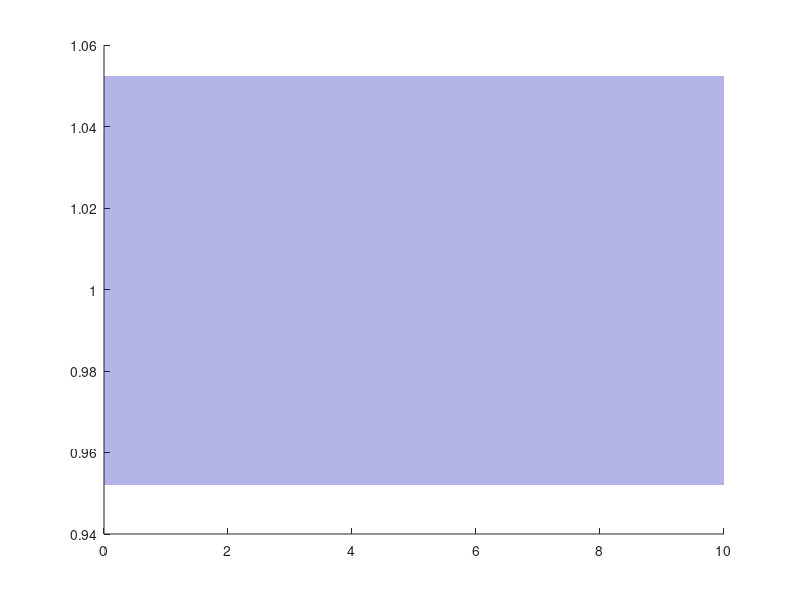

The MATLAB source for this figure: (Note: this script raises an error after producing the figure.)
t = 0:0.01:10;

lambda = [-0.5+3j, -0.5-3j, -1];

num = abs(prod(lambda));
den = poly(lambda);
sys = tf(num, den);
[y, t_out] = step(sys, t);

y_inf = y(end);

[y_max, idx_max] = max(y);
Mp = (y_max - y_inf) / y_inf * 100;
t_max = t_out(idx_max);

lower_bound = 0.95 * y_inf;
upper_bound = 1.05 * y_inf;

tp_index = find((y < lower_bound) | (y > upper_bound), 1, 'last');
if isempty(tp_index)
    tp = 0;
else
    if tp_index + 1 <= length(t_out)
        tp = t_out(tp_index + 1);
    else
        tp = t_out(end);
    end
end

figure('Color', 'white', 'Position', [100, 100, 700, 350]);
hold on;

x_fill = [t_out(:); flipud(t_out(:))];
y_fill = [upper_bound*ones(size(t_out(:))); flipud(lower_bound*ones(size(t_out(:))))];
h_fill = fill(x_fill, y_fill, [0, 0, 0.7], 'FaceAlpha', 0.3, 'EdgeColor', 'none');

uistack(h_fill, 'bottom')

h_plot = plot(t_out, y, 'b-', 'LineWidth', 2.5, 'Color', [0, 0, 0.7]);

h_ymax = plot([0, t_max], [y_max, y_max], 'k--', 'LineWidth', 1.5);



text(-0.3, y_max + 0.01, 'y_{max}', ...
    'HorizontalAlignment', 'right', ...
    'VerticalAlignment', 'bottom', ... 
    'FontSize', 12, 'Color', 'black', 'FontWeight', 'bold');


if tp > 0
    h_tp = plot([tp, tp], [0, lower_bound], 'r--', 'LineWidth', 1.5, 'Color', [0.8, 0, 0]);

    text(tp+0.2, -0.011, sprintf('t_p', tp), ...
     'HorizontalAlignment', 'center', 'VerticalAlignment', 'top', ...
     'FontSize', 12, 'Color', [0.8, 0, 0], 'FontWeight', 'bold');
end

h_yinf = plot([0, t_out(end)], [y_inf, y_inf], 'k--', 'LineWidth', 1.5);

text(-0.3, y_inf, sprintf('y_{∞}', y_inf), ...
     'HorizontalAlignment', 'right', 'VerticalAlignment', 'middle', ...
     'FontSize', 12, 'Color', 'black', 'FontWeight', 'bold');

hold off;



ax = gca;
ax.LineWidth = 1.5;
ax.FontSize = 14;
ax.FontName = 'DejaVuMathTeXGyre';
ax.XColor = [0.3, 0.3, 0.3];
ax.YColor = [0.3, 0.3, 0.3];
grid on; grid minor;
ax.GridColor = [0.9, 0.9, 0.9];
ax.GridAlpha = 0.4;
ax.MinorGridColor = [0.95, 0.95, 0.95];
ax.MinorGridAlpha = 0.2;
box on;

ylim([-0.02, 1.1]); 
xlim([0, t_out(end)]); 

xlabel('Time');
ylabel('Amplitude');

legend([h_plot, h_fill, h_yinf, h_ymax, h_tp], ...
       'Step response', '±5% region', ...
       sprintf('y_{∞} = %.2f', y_inf), ...
       sprintf('y_{max} = %.2f', y_max), ...
       sprintf('t_p = %.2f s', tp), ...
       'Location', 'southeast');


exportgraphics(gcf, '../../images/task2/y6.png', 'Resolution', 300);

fprintf('\n==== Результаты ====\n');
fprintf('Полюса:                 %s\n', mat2str(lambda));
fprintf('Установившееся значение: %.4f\n', y_inf);
fprintf('Перерегулирование:       %.2f %%\n', Mp);
fprintf('Время перехода (5%%):     %.2f сек\n', tp);

%%%%%%%%%%%%%%%%%%%%%%%%%%%%%%%%%%%%%%%%%%%%%%%%%%%%%%%%%%%

figure('Color', 'white', 'Position', [100, 100, 550, 300]); 
% plot(real(lambda), imag(lambda), 'o', 'MarkerSize', 10, ...
%     'MarkerFaceColor', [0.0, 0.0, 0.7], 'MarkerEdgeColor', 'black', 'LineWidth', 1.5);

colors = {[0, 0, 0.7], [0.8, 0.2, 0.2], [0, 0.5, 0.4]};

hold on
for k = 1:length(lambda)
    plot(real(lambda(k)), imag(lambda(k)), 'o', ...
        'MarkerSize', 10, ...
        'MarkerFaceColor', colors{k}, ...
        'MarkerEdgeColor', 'k', ...
        'LineWidth', 1.5);
end
hold off

grid on; 
axis equal; 
ax = gca;

ax.Box = 'off'; 
ax.XAxisLocation = 'origin'; 
ax.YAxisLocation = 'origin'; 

ax.LineWidth = 1.5; 
ax.FontSize = 12; 
ax.FontName = 'DejaVuMathTeXGyre'; 
ax.XColor = [0.3, 0.3, 0.3]; 
ax.YColor = [0.3, 0.3, 0.3];

grid on; 
grid minor; 
ax.GridColor = [0.9, 0.9, 0.9]; 
ax.GridAlpha = 0.4; 
ax.MinorGridColor = [0.95, 0.95, 0.95]; 
ax.MinorGridAlpha = 0.2;

xlabel('Re(\lambda)');
ylabel('Im(\lambda)');

xlim([-3.3, 3.3]); 
ylim([-3.3, 3.3]); 

ax.TickDir = 'in';

ax.XTick = -6:1:6; 
ax.YTick = -6:1:6;

ax.XAxis.Label.FontSize = 13;
ax.YAxis.Label.FontSize = 13;

hold on;

arrowColor = [0.3, 0.3, 0.3];
arrowSize = 0.25; 

x_arrow_x = [2.9, 3.25, 2.9, 2.9];
x_arrow_y = [arrowSize/2, 0, -arrowSize/2, arrowSize/2];
fill(x_arrow_x, x_arrow_y, arrowColor, 'EdgeColor', arrowColor, 'LineWidth', 1);

y_arrow_x = [arrowSize/2, 0, -arrowSize/2, arrowSize/2];
y_arrow_y = [2.9, 3.25, 2.9, 2.9]; 
fill(y_arrow_x, y_arrow_y, arrowColor, 'EdgeColor', arrowColor, 'LineWidth', 1);

hold off;

exportgraphics(gcf, '../../images/task2/lambda6.png', 'Resolution', 300);
